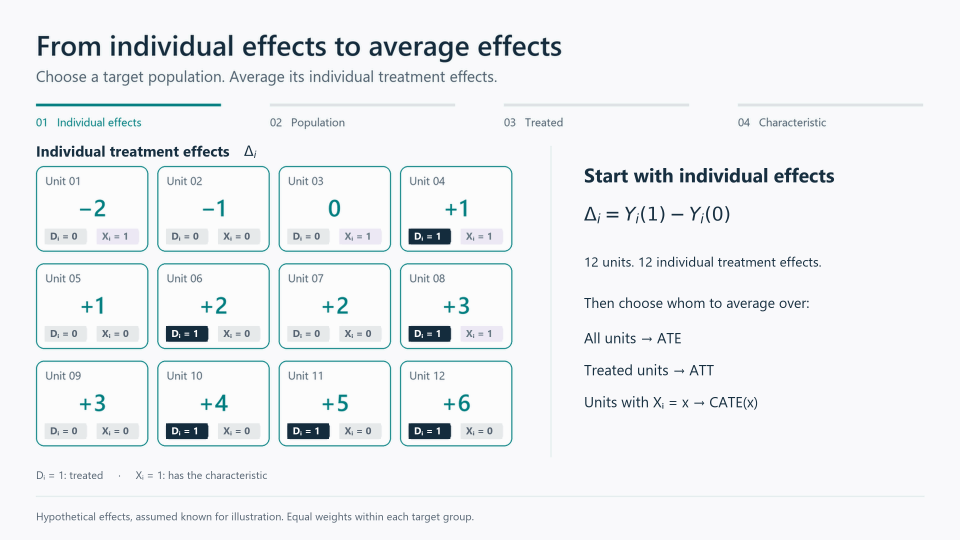
#> input picture images/causal-parameters-ite-ate-att-cate.gif, 2880 x 1620 px (shown at 1/3 size)
$ python animate-causal-parameters.py ../images/causal-parameters-ite-ate-att-cate.gif
#> lines starting #> are read from the running program, lines starting #| are printed output that depends on the picture
"""Update the supplied teaching animation to Chapter 3 notation.

Run with the original GIF path as the first argument. The original unit cards,
moving dots and loop are retained; notation is redrawn at 2x and frame
durations are extended by 50% to give readers more time.
"""
import io
import sys
from pathlib import Path

sys.path.insert(0, str(Path(__file__).resolve().parents[1] / 'private' / 'animation-dependencies'))
import matplotlib
matplotlib.use('Agg')
matplotlib.rcParams['savefig.transparent'] = True
from matplotlib.mathtext import math_to_image
from matplotlib.font_manager import FontProperties
from PIL import Image, ImageDraw, ImageFont

ROOT = Path(__file__).resolve().parents[1]
SOURCE = Path(sys.argv[1])
DEST = ROOT / 'images'
SCALE = 2
TIMING_MULTIPLIER = 1.5
BG = (248, 250, 252)
INK = (24, 48, 64)
MUTED = (80, 102, 120)
TEAL = (0, 126, 128)
FONT = Path('C:/Windows/Fonts')
MATH_CACHE = {}


def box(draw, bounds, color):
    draw.rectangle(tuple(round(v*SCALE) for v in bounds), fill=color)


def text(draw, xy, value, size=21, color=INK, bold=False):
    font = ImageFont.truetype(str(FONT / ('segoeuib.ttf' if bold else 'segoeui.ttf')), size*SCALE)
    draw.text((xy[0]*SCALE, xy[1]*SCALE), value, font=font, fill=color)


# [69 lines left out: functions math, redraw, not called in this run]


EFFECTS = [-2,-1,0,1,1,2,2,3,3,4,5,6]
TREATED = [0,0,0,1,0,1,0,1,0,1,1,1]
CHARACTERISTIC = [1,0,1,1,0,0,0,1,0,0,0,0]
assert sum(EFFECTS)/12 == 2
assert sum(v for v,d in zip(EFFECTS,TREATED) if d)/sum(TREATED) == 3.5
assert sum(v for v,x in zip(EFFECTS,CHARACTERISTIC) if x)/sum(CHARACTERISTIC) == .5

source = Image.open(SOURCE)
#> source is the input picture: PIL image 2880x1620 P; mean R, G, B 238.7, 241.2, 243.3
palette_sample = Image.new('RGB', (1440, 810))
#> palette_sample: PIL image 1440x810 RGB; every value is 0
for slot, index in enumerate((0, 28)):
    source.seek(index)
    palette_sample.paste(source.convert('RGB').resize((720,810)), (slot*720,0))
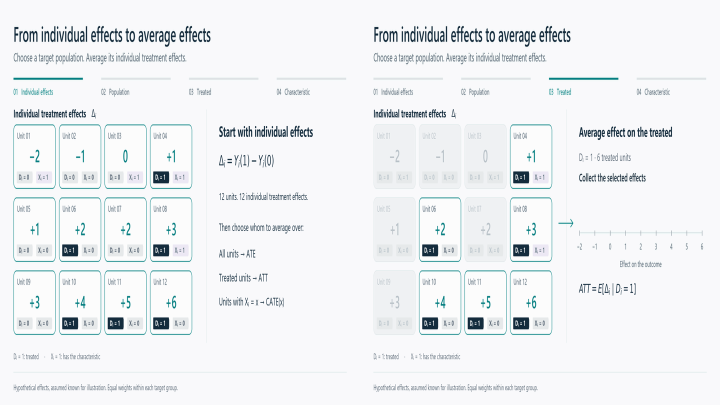
#> palette_sample: PIL image 1440x810 RGB (shown at 1/2 size); mean R, G, B 239, 241.3, 243.4
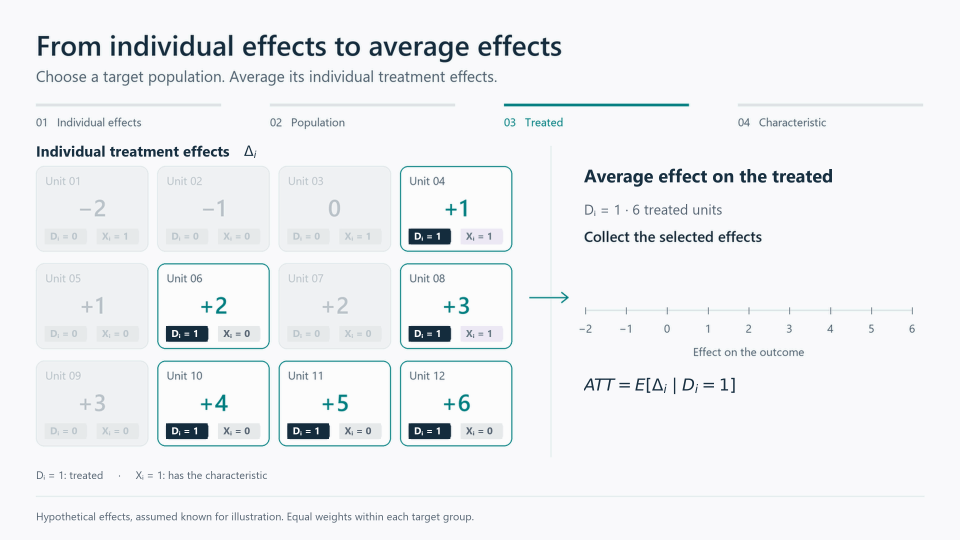
#> source: PIL image 2880x1620 RGB (shown at 1/3 size); mean R, G, B 239.4, 241.4, 243.6
palette = palette_sample.quantize(colors=192)
frames, durations, samples = [], [], {}
for i in range(source.n_frames):
    source.seek(i)
    frame = source.convert('RGB')
    active = [frame.getpixel((x,156))[0]<20 for x in (60,410,760,1110)]
#> active = [False, False, False, False]
#> (the run stopped early here; a loop or call above may not have finished)
